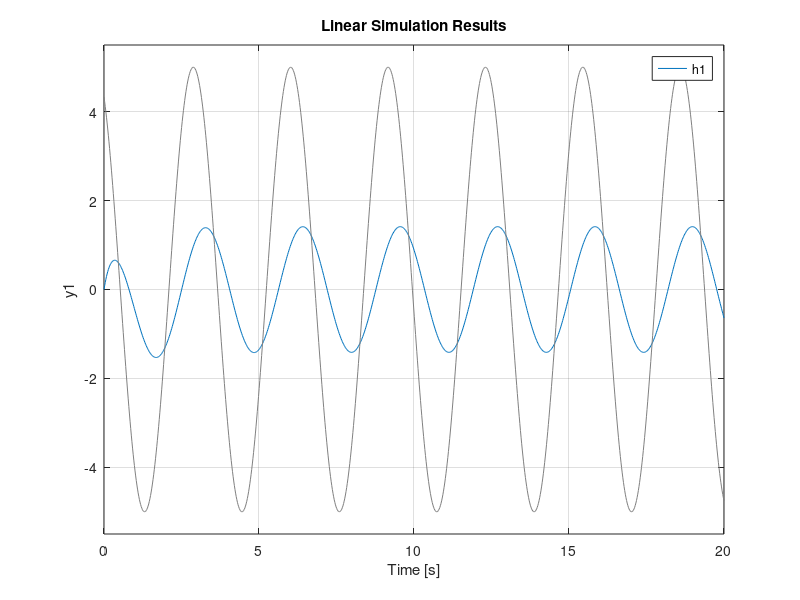

The MATLAB script that drew this image:
clear all;
close all;

t = linspace(0, 20,1000);
u = 5*cos(2*t + (1/6)*pi);

figure;
h1 = tf([0 1 2], [1 5 4]);
lsim(h1,u,t)
